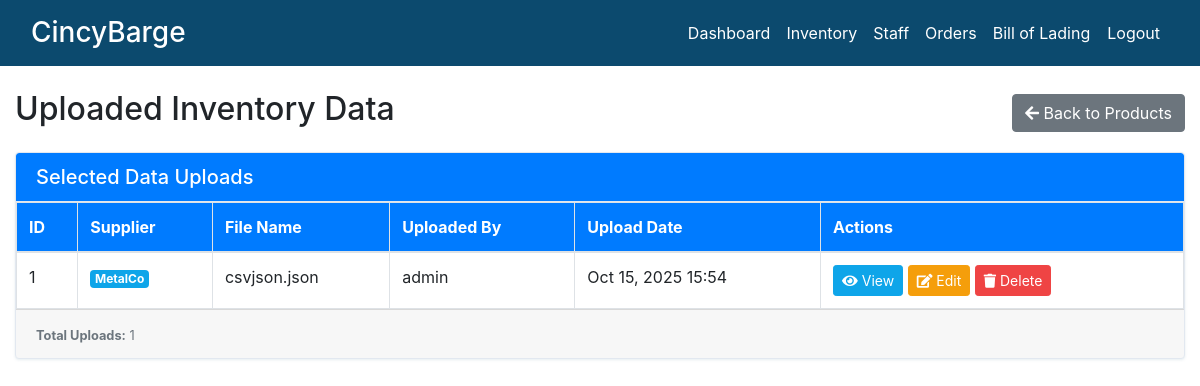
The page /raw-data/ (signed in) on the database its author committed.
### dashboard/models.py (models this page shows, shortened)
class RawProductData(models.Model):
    supplier = models.ForeignKey(
        Supplier, on_delete=models.CASCADE, related_name="raw_data"
    )
    data = models.JSONField(help_text="Unstructured product data stored as JSON")
    uploaded_at = models.DateTimeField(auto_now_add=True)
    uploaded_by = models.ForeignKey(
        User, on_delete=models.SET_NULL, null=True, blank=True
    )
    file_name = models.CharField(max_length=255, blank=True)
    class Meta:
        verbose_name_plural = "Raw Product Data"
        ordering = ["-uploaded_at"]

class Supplier(models.Model):
    name = models.CharField(max_length=100)

### dashboard/views.py (the view)
# urls.py: path("raw-data/", views.raw_data_view, name="raw-data-view"),
@login_required
def raw_data_view(request):
    raw_data_entries = RawProductData.objects.select_related(
        "supplier", "uploaded_by"
    ).all()
    context = {
        "raw_data_entries": raw_data_entries,
    }
    return render(request, "dashboard/raw_data.html", context)

### templates/dashboard/raw_data.html (shortened to what this page needs)
{% extends 'partials/base.html' %}
{% block content %}
{% include 'partials/topnav.html'%}
<div class="container-fluid">
    <div class="row my-4">
        <div class="col-12">
            <div class="d-flex justify-content-between align-items-center mb-3">
                <h2>Uploaded Inventory Data</h2>
                <a href="{% url 'dashboard-product' %}" class="btn btn-secondary">
                    <i class="fas fa-arrow-left"></i> Back to Products
                </a>
            </div>
            <div class="card">
                <div class="card-header bg-primary text-white">
                    <h5 class="mb-0">Selected Data Uploads</h5>
                </div>
                <div class="card-body p-0">
                    <div class="table-responsive">
                        <table class="table table-bordered table-hover bg-white mb-0">
                            <thead class="bg-primary text-white">
                                <tr>
                                    <th scope="col">ID</th>
                                    <th scope="col">Supplier</th>
                                    <th scope="col">File Name</th>
                                    <th scope="col">Uploaded By</th>
                                    <th scope="col">Upload Date</th>
                                    <th scope="col">Actions</th>
                                </tr>
                            </thead>
                            <tbody>
                                {% for entry in raw_data_entries %}
                                <tr>
                                    <td>{{ entry.id }}</td>
                                    <td>
                                        <span class="badge badge-info">{{ entry.supplier.name }}</span>
                                    </td>
                                    <td>{{ entry.file_name }}</td>
                                    <td>
                                        {% if entry.uploaded_by %}
                                            {{ entry.uploaded_by.username }}
                                        {% else %}
                                            <span class="text-muted">N/A</span>
                                        {% endif %}
                                    </td>
                                    <td>{{ entry.uploaded_at|date:"M d, Y H:i" }}</td>
                                    <td>
                                        <a href="{% url 'raw-data-detail' entry.id %}" class="btn btn-sm btn-info" title="View Details">
                                            <i class="fas fa-eye"></i> View
                                        </a>
                                        <a href="{% url 'raw-data-edit' entry.id %}" class="btn btn-sm btn-warning" title="Edit Data">
                                            <i class="fas fa-edit"></i> Edit
                                        </a>
                                        <button type="button"
                                                class="btn btn-sm btn-danger"
                                                data-toggle="modal"
                                                data-target="#deleteModal{{ entry.id }}"
                                                title="Delete">
                                            <i class="fas fa-trash"></i> Delete
                                        </button>
                                    </td>
                                </tr>
                                {% endfor %}
                            </tbody>
                        </table>
                    </div>
                </div>
                <div class="card-footer">
                    <small class="text-muted">
                        <strong>Total Uploads:</strong> {{ raw_data_entries|length }}
                    </small>
                </div>
            </div>
        </div>
    </div>
</div>
{% endblock %}

### static/style.css (style rules this page uses)
:root { --color-primary: #0C4A6E; --color-secondary: #0EA5E9; --color-accent: #38BDF8; --color-background: #F0F9FF; --color-surface: #FFFFFF; --color-text-primary: #0F172A; --color-text-secondary: #475569; --color-success: #22C55E; --color-warning: #F59E0B; --color-error: #EF4444; --color-primary-hover: #083344; --color-secondary-hover: #0284c7; }
body { background: #F0F9FF; color: #0F172A; }
.badge-info, .badge.bg-info, .badge.badge-info { background-color: #0EA5E9 !important; color: #FFFFFF !important; }
.bg-primary { background-color: #0C4A6E !important; }
.card { border-color: #E2E8F0 !important; box-shadow: 0 1px 3px rgba(12, 74, 110, 0.1) !important; }
.card-header { background-color: #FFFFFF !important; border-bottom-color: #E2E8F0 !important; color: #0F172A !important; }
a { color: #0EA5E9 !important; text-decoration: none; }
a.btn { color: #FFFFFF !important; }
.btn-info, a.btn-info { background-color: #0EA5E9 !important; border-color: #0EA5E9 !important; color: #FFFFFF !important; }
.btn-danger, a.btn-danger { background-color: #EF4444 !important; border-color: #EF4444 !important; color: #FFFFFF !important; }
.btn-warning, a.btn-warning { background-color: #F59E0B !important; border-color: #F59E0B !important; color: #FFFFFF !important; }

### templates/partials/topnav.html (style rules this page uses)
body { overflow-x: hidden; }
.card { word-wrap: break-word; overflow-x: auto; }

### rows shown on the page
RawProductData: id "1", supplier.name "MetalCo", file_name "csvjson.json", uploaded_by.username "admin", uploaded_at "Oct 15, 2025 15:54"

### other values the page prints
{{ raw_data_entries|length }} "1"
